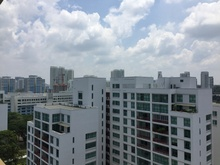
%> input picture assg1/im01.jpg, 220 x 165 px, shrunk from 640 x 480 before the run
$ octave convoTest.m   (GNU Octave 9; MATLAB toolbox functions it lacks are replaced by stand-ins)
%> lines starting %> are read from the running program, lines starting %| are printed output that depends on the picture
%> further down, rgbImage is the input picture: size 165x220x3 uint8; mean R, G, B 132.5, 140.9, 148.9
### Part1/convo.m
function outputImage = convo(image, kernel)
image = double(image);
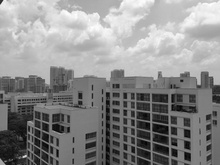
%> image: size 165x220 double; min 0, max 255, mean 139.3

% Get the height and width of the image
imageH = size(image, 1);
%> imageH = 165
imageW = size(image, 2);
%> imageW = 220

% Get the height and width of the kernel
kernelH = size(kernel, 1);
kernelW = size(kernel, 2);
outputImage = [];

for i = 1 : imageH - kernelH + 1
    for j = 1 : imageW - kernelW + 1
        targetArea = image(i:i + kernelH - 1, j: j + kernelW - 1);
        sum = 0;
        for k = 1 : kernelH
            for l = 1 : kernelW
                sum = sum + targetArea(k, l) * kernel(k, l);
            end
        end
        outputImage(i, j) = sum;
    end
end
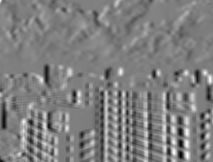
%> outputImage: size 162x213 double; min -1619, max 1632, mean 4.2; drawn with min black and max white
end

### Part1/convoTest.m
rgbImage = imread('../assg1/im01.jpg');

sobel_kernel = [-1 0 1; -2 0 2; -1 0 1];
gaussian_kernel = [1 2 1; 2 4 2; 1 2 1];

kernel1 = [1 -1;-1 1]
kernel2 = [-1 1 -1]
kernel3 = [-1; 1; -1]
kernel4 = [-1 1]
kernel5 = [-1; 1]
kernel6 = [-1 -1 -1 -1 1 1 1 1; ...
           -1 -1 -1 -1 1 1 1 1; ...
           -1 -1 -1 -1 1 1 1 1; ...
           -1 -1 -1 -1 1 1 1 1; ...
           ]

kernel = kernel6;

image = convo(double(rgb2gray(rgbImage)), kernel);

imshow(image, [])

$ run again, with assg1/im02.jpg copied over assg1/im01.jpg
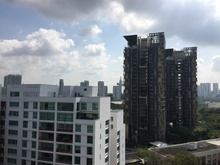
%> input picture assg1/im02.jpg, 220 x 165 px, shrunk from 640 x 480 before the run
%> rgbImage is the input picture: size 165x220x3 uint8; mean R, G, B 118.6, 124.4, 130.6
%> in convo, `image = double(image);`:
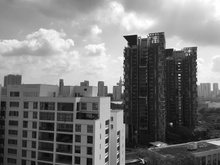
%> image: size 165x220 double; min 1, max 255, mean 123.4
%> after the loop in convo, `for i = 1 : imageH - kernelH + 1`:
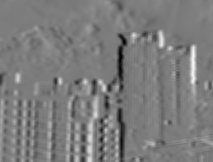
%> outputImage: size 162x213 double; min -2649, max 2809, mean 14.4; drawn with min black and max white

$ run again, with assg1/im03.jpg copied over assg1/im01.jpg
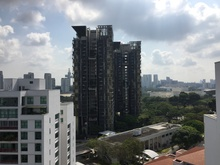
%> input picture assg1/im03.jpg, 220 x 165 px, shrunk from 640 x 480 before the run
%> rgbImage is the input picture: size 165x220x3 uint8; mean R, G, B 119.9, 124.1, 127.3
%> in convo, `image = double(image);`:
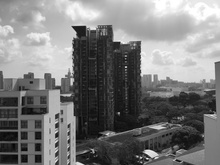
%> image: size 165x220 double; min 3, max 255, mean 123.2
%> after the loop in convo, `for i = 1 : imageH - kernelH + 1`:
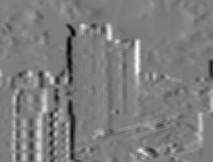
%> outputImage: size 162x213 double; min -2521, max 2627, mean 12.7; drawn with min black and max white

$ run again, with assg1/im04.jpg copied over assg1/im01.jpg
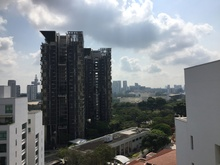
%> input picture assg1/im04.jpg, 220 x 165 px, shrunk from 640 x 480 before the run
%> rgbImage is the input picture: size 165x220x3 uint8; mean R, G, B 120.2, 124.8, 128.8
%> in convo, `image = double(image);`:
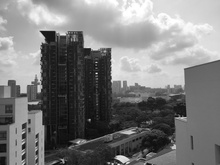
%> image: size 165x220 double; min 1, max 255, mean 123.9
%> after the loop in convo, `for i = 1 : imageH - kernelH + 1`:
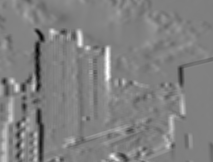
%> outputImage: size 162x213 double; min -2611, max 2562, mean 4.7; drawn with min black and max white
